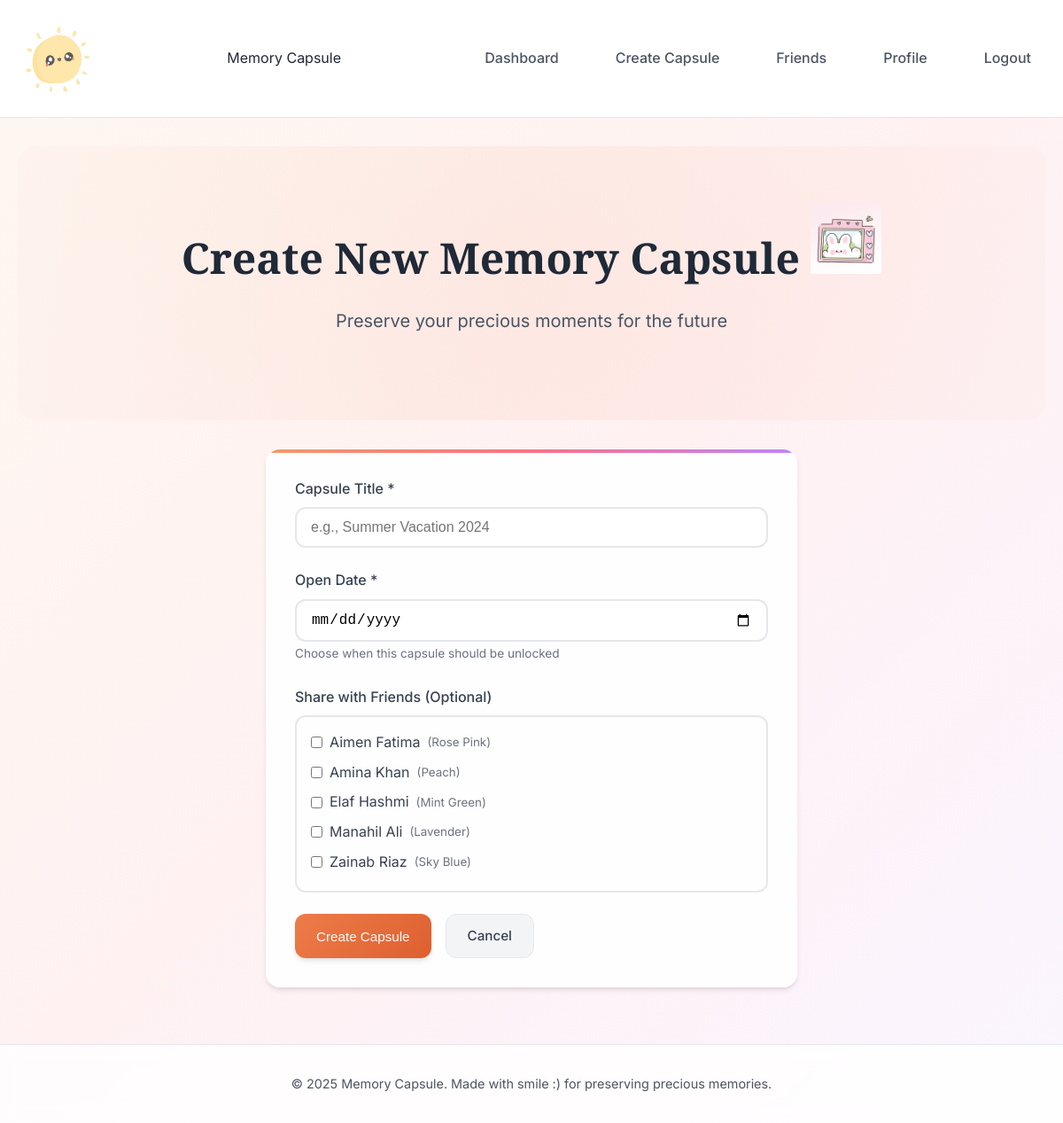
The app's page /create-capsule.php (signed in) with its own data.
### tables this page shows
CREATE TABLE `friends` (
  `friend_id` int(11) NOT NULL,
  `user_id` int(11) NOT NULL,
  `first_name` varchar(50) NOT NULL,
  `last_name` varchar(50) NOT NULL,
  `favorite_color` varchar(30) NOT NULL,
  `birthdate` date NOT NULL,
  `friendship_start_date` date NOT NULL,
  `meeting_description` text NOT NULL
);

### includes/functions.php (called while the page is built, shortened)
<?php
function getUserFriends($pdo, $user_id) {
    $stmt = $pdo->prepare("SELECT * FROM friends WHERE user_id = ? ORDER BY first_name");
    $stmt->execute([$user_id]);
    return $stmt->fetchAll();
}
?>

### create-capsule.php (the view, shortened to what this page needs)
<?php
require_once 'config/database.php';
require_once 'includes/functions.php';
$friends = getUserFriends($pdo, $_SESSION['user_id']);
?>
<!DOCTYPE html>
<html lang="en">
<head>
    <link rel="stylesheet" href="assets/css/style.css">
</head>
<body>
    <?php include 'includes/header.php'; ?>
    <main class="container">
        <div class="hero">
            <h1 class="hero-title">Create New Memory Capsule <img src="public/images/camera.jpg
                " width="80" height="80"></h1>
            <p class="hero-subtitle">Preserve your precious moments for the future</p>
        </div>
        <div class="card" style="max-width: 600px; margin: 0 auto;">
            <form method="POST" action="">
                <div class="form-group">
                    <label for="title" class="form-label">Capsule Title *</label>
                    <input type="text" id="title" name="title" class="form-input" required
                           placeholder="e.g., Summer Vacation 2024"
                           value="<?php echo htmlspecialchars($_POST['title'] ?? ''); ?>">
                </div>
                <div class="form-group">
                    <label for="open_date" class="form-label">Open Date *</label>
                    <input type="date" id="open_date" name="open_date" class="form-input" required
                           min="<?php echo date('Y-m-d', strtotime('+1 day')); ?>"
                           value="<?php echo htmlspecialchars($_POST['open_date'] ?? ''); ?>">
                    <small style="color: var(--gray-500); font-size: 0.85rem;">
                        Choose when this capsule should be unlocked
                    </small>
                </div>
                <?php if (!empty($friends)): ?>
                <div class="form-group">
                    <label class="form-label">Share with Friends (Optional)</label>
                    <div style="max-height: 200px; overflow-y: auto; border: 2px solid var(--gray-200); border-radius: var(--border-radius); padding: 1rem;">
                        <?php foreach ($friends as $friend): ?>
                            <label style="display: flex; align-items: center; gap: 0.5rem; margin-bottom: 0.5rem; cursor: pointer;">
                                <input type="checkbox" name="friends[]" value="<?php echo $friend['friend_id']; ?>"
                                       <?php echo in_array($friend['friend_id'], $_POST['friends'] ?? []) ? 'checked' : ''; ?>>
                                <span style="color: var(--gray-700);">
                                    <?php echo htmlspecialchars($friend['first_name'] . ' ' . $friend['last_name']); ?>
                                </span>
                                <small style="color: var(--gray-500);">
                                    (<?php echo htmlspecialchars($friend['favorite_color']); ?>)
                                </small>
                            </label>
                        <?php endforeach; ?>
                    </div>
                </div>
                <?php endif; ?>
                <div class="flex gap-4">
                    <button type="submit" class="btn btn-primary">Create Capsule</button>
                    <a href="index.php" class="btn btn-secondary">Cancel</a>
                </div>
            </form>
        </div>
    </main>
    <?php include 'includes/footer.php'; ?>
</body>
</html>

### assets/css/style.css (style rules this page uses)
:root { --primary-50: #fef7f0; --primary-100: #fdeee0; --primary-200: #fad9c1; --primary-300: #f6be97; --primary-400: #f19a6b; --primary-500: #ed7c4a; --primary-600: #de5f2f; --primary-700: #b84925; --primary-800: #933a24; --primary-900: #773021; --rose-50: #fff1f2; --rose-100: #ffe4e6; --rose-200: #fecdd3; --rose-300: #fda4af; --rose-400: #fb7185; --rose-500: #f43f5e; --rose-600: #e11d48; --purple-50: #faf5ff; --purple-100: #f3e8ff; --purple-200: #e9d5ff; --purple-300: #d8b4fe; --purple-400: #c084fc; --purple-500: #a855f7; --blue-50: #eff6ff; --blue-100: #dbeafe; --blue-200: #bfdbfe; --blue-300: #93c5fd; --blue-400: #60a5fa; --blue-500: #3b82f6; --gray-50: #f9fafb; --gray-100: #f3f4f6; --gray-200: #e5e7eb; --gray-300: #d1d5db; --gray-400: #9ca3af; --gray-500: #6b7280; --gray-600: #4b5563; --gray-700: #374151; --gray-800: #1f2937; --gray-900: #111827; --shadow-soft: 0 4px 6px -1px rgba(0, 0, 0, 0.1), 0 2px 4px -1px rgba(0, 0, 0, 0.06); --shadow-medium: 0 10px 15px -3px rgba(0, 0, 0, 0.1), 0 4px 6px -2px rgba(0, 0, 0, 0.05); --shadow-large: 0 20px 25px -5px rgba(0, 0, 0, 0.1), 0 10px 10px -5px rgba(0, 0, 0, 0.04); --border-radius: 12px; --border-radius-lg: 16px; --border-radius-xl: 20px; }
* { margin: 0; padding: 0; box-sizing: border-box; }
body { font-family: 'Inter', sans-serif; background: linear-gradient(135deg, var(--primary-50) 0%, var(--rose-50) 50%, var(--purple-50) 100%); min-height: 100vh; color: var(--gray-800); line-height: 1.6; }
.container { max-width: 1200px; margin: 0 auto; padding: 0 20px; }
.btn { display: inline-flex; align-items: center; gap: 0.5rem; padding: 0.75rem 1.5rem; border: none; border-radius: var(--border-radius); font-weight: 500; text-decoration: none; cursor: pointer; transition: all 0.3s ease; font-size: 0.95rem; text-align: center; position: relative; overflow: hidden; }
.btn::before { content: ''; position: absolute; top: 0; left: -100%; width: 100%; height: 100%; background: linear-gradient(90deg, transparent, rgba(255,255,255,0.2), transparent); transition: left 0.5s; }
.btn-primary { background: linear-gradient(135deg, var(--primary-500), var(--primary-600)); color: white; box-shadow: var(--shadow-soft); }
.btn-secondary { background: var(--gray-100); color: var(--gray-700); border: 1px solid var(--gray-200); }
.card { background: rgba(255, 255, 255, 0.9); backdrop-filter: blur(10px); border-radius: var(--border-radius-lg); padding: 2rem; box-shadow: var(--shadow-soft); border: 1px solid rgba(255, 255, 255, 0.2); transition: all 0.3s ease; position: relative; overflow: hidden; }
.card::before { content: ''; position: absolute; top: 0; left: 0; right: 0; height: 4px; background: linear-gradient(90deg, var(--primary-400), var(--rose-400), var(--purple-400)); }
.form-group { margin-bottom: 1.5rem; }
.form-label { display: block; margin-bottom: 0.5rem; font-weight: 500; color: var(--gray-700); }
.form-input { width: 100%; padding: 0.75rem 1rem; border: 2px solid var(--gray-200); border-radius: var(--border-radius); font-size: 1rem; transition: all 0.3s ease; background: rgba(255, 255, 255, 0.8); }
.hero { text-align: center; padding: 4rem 0; background: linear-gradient(135deg, rgba(255,255,255,0.1), rgba(255,255,255,0.05)); border-radius: var(--border-radius-xl); margin: 2rem 0; position: relative; overflow: hidden; }
.hero::before { content: ''; position: absolute; top: -50%; left: -50%; width: 200%; height: 200%; background: radial-gradient(circle, rgba(237,124,74,0.1) 0%, transparent 70%); animation: float 6s ease-in-out infinite; }
.hero-title { font-family: 'Playfair Display', serif; font-size: 3rem; font-weight: 700; color: var(--gray-800); margin-bottom: 1rem; position: relative; z-index: 10; }
.hero-subtitle { font-size: 1.25rem; color: var(--gray-600); margin-bottom: 2rem; position: relative; z-index: 10; }
.flex { display: flex; }
.gap-4 { gap: 1rem; }

### records on screen
friends: first_name+last_name "Aimen Fatima", favorite_color "Rose Pink"
friends: first_name+last_name "Amina Khan", favorite_color "Peach"
friends: first_name+last_name "Elaf Hashmi", favorite_color "Mint Green"
friends: first_name+last_name "Manahil Ali", favorite_color "Lavender"
friends: first_name+last_name "Zainab Riaz", favorite_color "Sky Blue"
